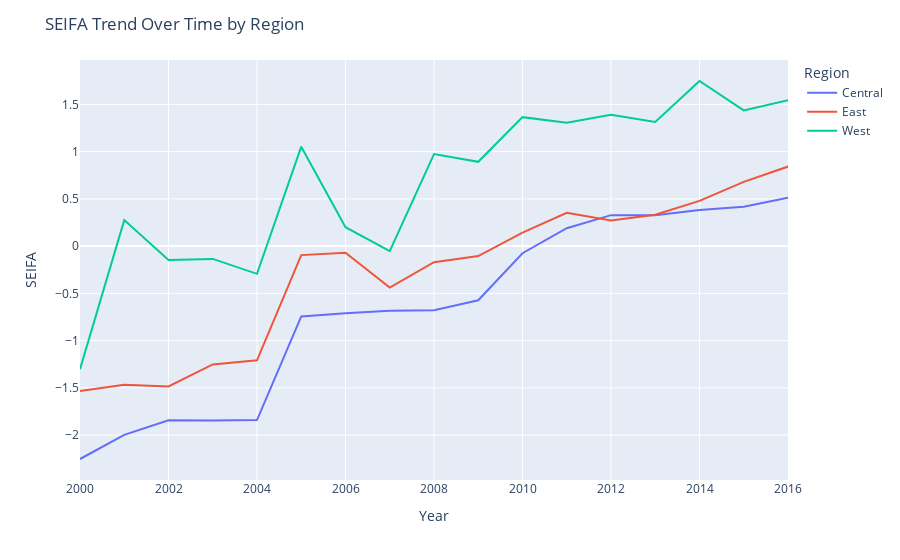

The code cell stored with this chart in its notebook:
### Code cell
def seifa_region():
    # Group the data by Year and Region, and calculate the median household income for each group
    grouped_data = data.groupby(['Year', 'Region'])['SEIFA'].median().reset_index()

    # Create a line plot to show trends for Median Household Income over time by region
    fig = px.line(grouped_data, x='Year', y='SEIFA', color='Region')
    fig.update_layout(title='SEIFA Trend Over Time by Region',
                    xaxis_title='Year',
                    yaxis_title='SEIFA')
    fig.show()

seifa_region()

### Figure 1 — Plotly figure (JSON) as saved in the notebook; plotly's stock layout.template omitted (floating-point values rounded to 4 significant figures)
{"data": [{"hovertemplate": "Region=Central<br>Year=%{x}<br>SEIFA=%{y}<extra></extra>", "legendgroup": "Central", "line": {"color": "#636efa", "dash": "solid"}, "marker": {"symbol": "circle"}, "mode": "lines", "name": "Central", "orientation": "v", "showlegend": true, "type": "scatter", "x": [2000, 2001, 2002, 2003, 2004, 2005, 2006, 2007, 2008, 2009, 2010, 2011, 2012, 2013, 2014, 2015, 2016], "xaxis": "x", "y": [-2.253, -1.998, -1.844, -1.847, -1.842, -0.7443, -0.7096, -0.6843, -0.6794, -0.5732, -0.0752, 0.1898, 0.328, 0.326, 0.3821, 0.4165, 0.5124], "yaxis": "y"}, {"hovertemplate": "Region=East<br>Year=%{x}<br>SEIFA=%{y}<extra></extra>", "legendgroup": "East", "line": {"color": "#EF553B", "dash": "solid"}, "marker": {"symbol": "circle"}, "mode": "lines", "name": "East", "orientation": "v", "showlegend": true, "type": "scatter", "x": [2000, 2001, 2002, 2003, 2004, 2005, 2006, 2007, 2008, 2009, 2010, 2011, 2012, 2013, 2014, 2015, 2016], "xaxis": "x", "y": [-1.534, -1.466, -1.486, -1.253, -1.209, -0.09513, -0.07053, -0.439, -0.1704, -0.1056, 0.1436, 0.352, 0.2722, 0.3322, 0.4791, 0.6804, 0.8421], "yaxis": "y"}, {"hovertemplate": "Region=West<br>Year=%{x}<br>SEIFA=%{y}<extra></extra>", "legendgroup": "West", "line": {"color": "#00cc96", "dash": "solid"}, "marker": {"symbol": "circle"}, "mode": "lines", "name": "West", "orientation": "v", "showlegend": true, "type": "scatter", "x": [2000, 2001, 2002, 2003, 2004, 2005, 2006, 2007, 2008, 2009, 2010, 2011, 2012, 2013, 2014, 2015, 2016], "xaxis": "x", "y": [-1.304, 0.2753, -0.148, -0.1352, -0.2932, 1.052, 0.2001, -0.05392, 0.9744, 0.8924, 1.365, 1.306, 1.39, 1.315, 1.748, 1.436, 1.544], "yaxis": "y"}], "layout": {"legend": {"title": {"text": "Region"}, "tracegroupgap": 0}, "margin": {"t": 60}, "title": {"text": "SEIFA Trend Over Time by Region"}, "xaxis": {"anchor": "y", "domain": [0, 1], "title": {"text": "Year"}}, "yaxis": {"anchor": "x", "domain": [0, 1], "title": {"text": "SEIFA"}}}}
